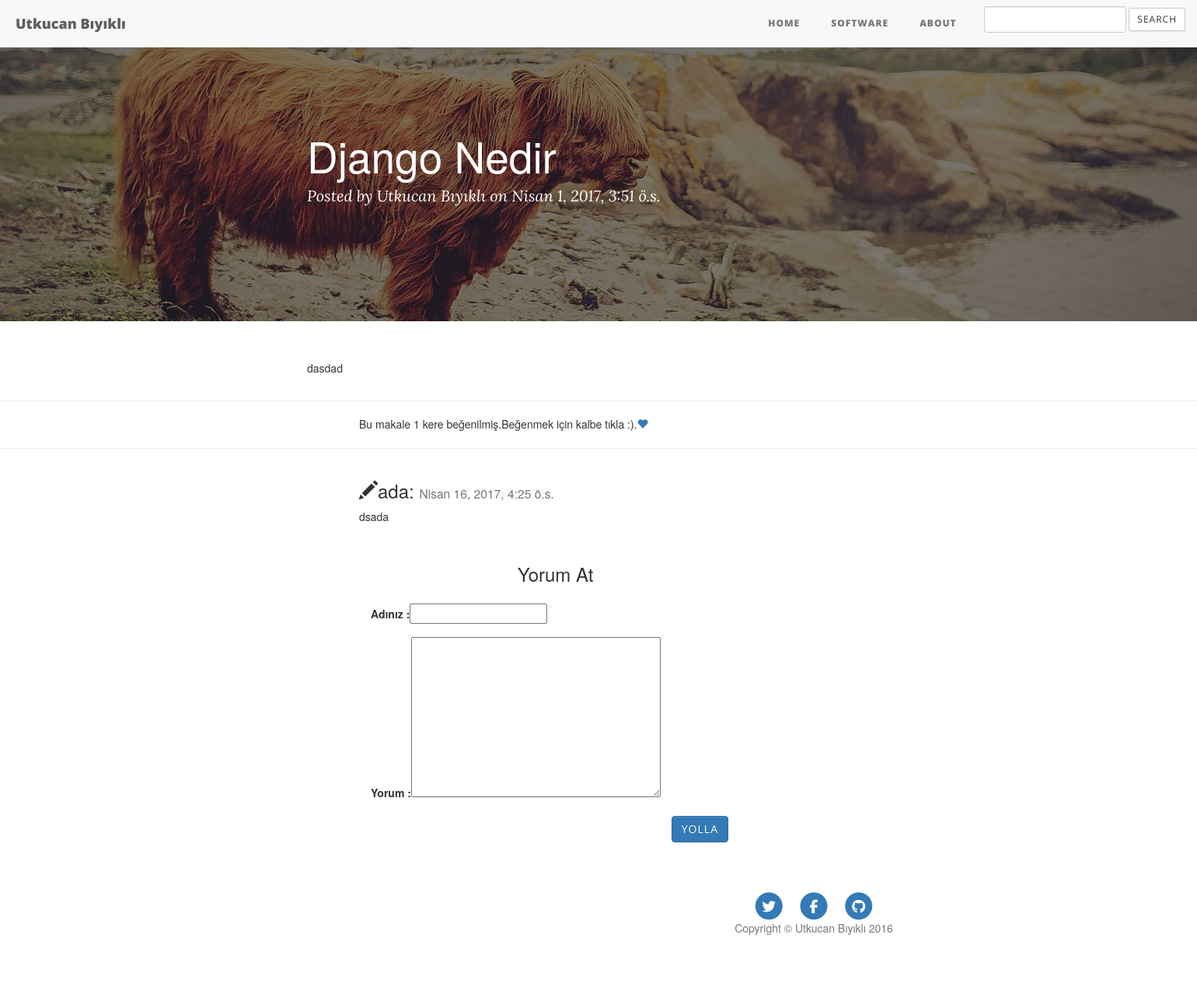
The app's page /18/ with its own data.
### Articles/models.py (models this page shows, shortened)
class Article(models.Model):
    title=models.CharField(max_length=25,unique=True)
    body=models.CharField(max_length=140,unique=True)
    content=models.TextField()
    like=models.IntegerField(default=0)
    genre=models.CharField(max_length=10)
    date=models.DateTimeField(auto_now_add=True)
    publish=models.BooleanField(default=False)
    class Meta:
        ordering=["-date"]

class Comment(models.Model):
    name=models.CharField(max_length=25)
    date=models.DateTimeField(auto_now_add=True)
    comment=models.TextField(max_length=140)
    publish=models.BooleanField(default=False)
    article=models.ForeignKey('Articles.Article',related_name="comments",on_delete=models.CASCADE)
    class Meta:
        ordering = ['-date']

### Articles/views.py (the view)
# urls.py: url(r'^(?P<id>[0-9]+)/$', views.detail, name="detail"),
def detail(request, id):
    article = get_object_or_404(Article, id=id)
    comments=Comment.objects.filter(Q(article__title__startswith=article.title),Q(publish=True))
    if request.method == "POST":
        form = CommentForm(request.POST)
        if form.is_valid():
            ''' Begin reCAPTCHA validation '''
            recaptcha_response = request.POST.get('g-recaptcha-response')
            url = 'https://www.google.com/recaptcha/api/siteverify'
            values = {
                'secret': settings.GOOGLE_RECAPTCHA_SECRET_KEY,
                'response': recaptcha_response
            }
            data = urllib.urlencode(values)
            req = urllib2.Request(url, data)
            response = urllib2.urlopen(req)
            result = json.load(response)
            ''' End reCAPTCHA validation '''
            if result['success']:
                comment = form.save(commit=False)
                comment.article  = article
                comment.save()
                return redirect('articles:detail', id=article.id)
            else:
                error="Robot olmadigina emin misin ?"
                return render(request,"article/detail.html",{"article":article,"error":error,"form":form,"comments":comments})
    else:
        form = CommentForm()
    template="article/detail.html"
    return render(request, template, {'form': form,"article":article,"comments":comments})

### Articles/forms.py (shortened to what this page needs)
class CommentForm(forms.ModelForm):
    class Meta:
        model = Comment
        fields = ('name', 'comment')

### Articles/templates/article/detail.html (shortened to what this page needs)
{% extends 'article/base.html' %}
{% block body %}
  <header class="intro-header" style="background-image: url('../../static/Articles/img/contact-bg.jpg')">
        <div class="container">
            <div class="row">
                <div class="col-lg-8 col-lg-offset-2 col-md-10 col-md-offset-1">
                    <div class="post-heading">
                        <h1>{{article.title}}</h1>
                        <span class="meta">Posted by <a href="{% url 'articles:about' %}">Utkucan Bıyıklı</a> on {{article.date}}</span>
                    </div>
                </div>
            </div>
        </div>
</header>
        <div class="container">
            <div class="row">
                <div class="col-lg-8 col-lg-offset-2 col-md-10 col-md-offset-1">
                         {% autoescape on %}
<p class="content-markdown">{{article.content|safe}}</p>
                        {% endautoescape %}
                          </div>
            </div>
        </div>
<hr>
               <p style="margin-left:30%;">
                   Bu makale {{article.like}} kere beğenilmiş.Beğenmek için kalbe tıkla :).<a href="{% url 'articles:like' article.id%}"><span class="glyphicon glyphicon-heart"></span></a>
               </p>
<hr>
<div class="row" style="margin-left:30%;">
{% for comment in comments   %}
                    <h3><i class="glyphicon glyphicon-pencil"></i>{{comment.name}}:
                    <small>{{comment.date}}</small>
                </h3>
                <p>{{comment.comment}}</p>
    {% empty %}
    <p>Henüz bir yorum atılmamış.</p>
{% endfor %}
<div class="container">
<div class="col-md-5">
    <div class="form-area">
        <br style="clear:both">
                    <form class="form-horizontal" action="" method="post" enctype="multipart/form-data">{% csrf_token %}
<h3 style="margin-bottom: 25px; text-align: center;">Yorum At </h3>
    				<div class="form-group">
                        <label>Adınız :</label>{{form.name}}
					</div>
					<div class="form-group">
                        <label>Yorum :</label>{{form.comment}}
					</div>
                        <div class="form-group">
                            <div class="col-sm-offset-2 col-sm-10">
        <button type="button" id="submit" name="submit" class="btn btn-primary pull-right">Yolla</button>
                            </div>
                        </div>
                    </form>
        </div>
    </div>
</div>
    <footer>
        <div class="container">
            <div class="row">
                <div class="col-lg-8 col-lg-offset-2 col-md-10 col-md-offset-1">
                    <ul class="list-inline text-center">
                        <li>
                            <a href="https://www.twitter.com/utkucanbykl">
                                <span class="fa-stack fa-lg">
                                    <i class="fa fa-circle fa-stack-2x"></i>
                                    <i class="fa fa-twitter fa-stack-1x fa-inverse"></i>
                                </span>
                            </a>
                        </li>
                        <li>
                            <a href="https://www.facebook.com/utkucanbykl">
                                <span class="fa-stack fa-lg">
                                    <i class="fa fa-circle fa-stack-2x"></i>
                                    <i class="fa fa-facebook fa-stack-1x fa-inverse"></i>
                                </span>
                            </a>
                        </li>
                        <li>
                            <a href="https://www.github.com/utkucanbykl">
                                <span class="fa-stack fa-lg">
                                    <i class="fa fa-circle fa-stack-2x"></i>
                                    <i class="fa fa-github fa-stack-1x fa-inverse"></i>
                                </span>
                            </a>
                        </li>
                    </ul>
                    <p class="copyright text-muted">Copyright &copy; Utkucan Bıyıklı 2016</p>
                </div>
            </div>
        </div>
    </footer>
{% endblock %}

### Articles/static/Articles/css/base.css (style rules this page uses)
.container { text-align: justify; }

### records on screen
Article: title "Django Nedir", date "Nisan 1, 2017, 3:51 ö.s.", content "dasdad", like "1"
Comment: name "ada", date "Nisan 16, 2017, 4:25 ö.s.", comment "dsada"
